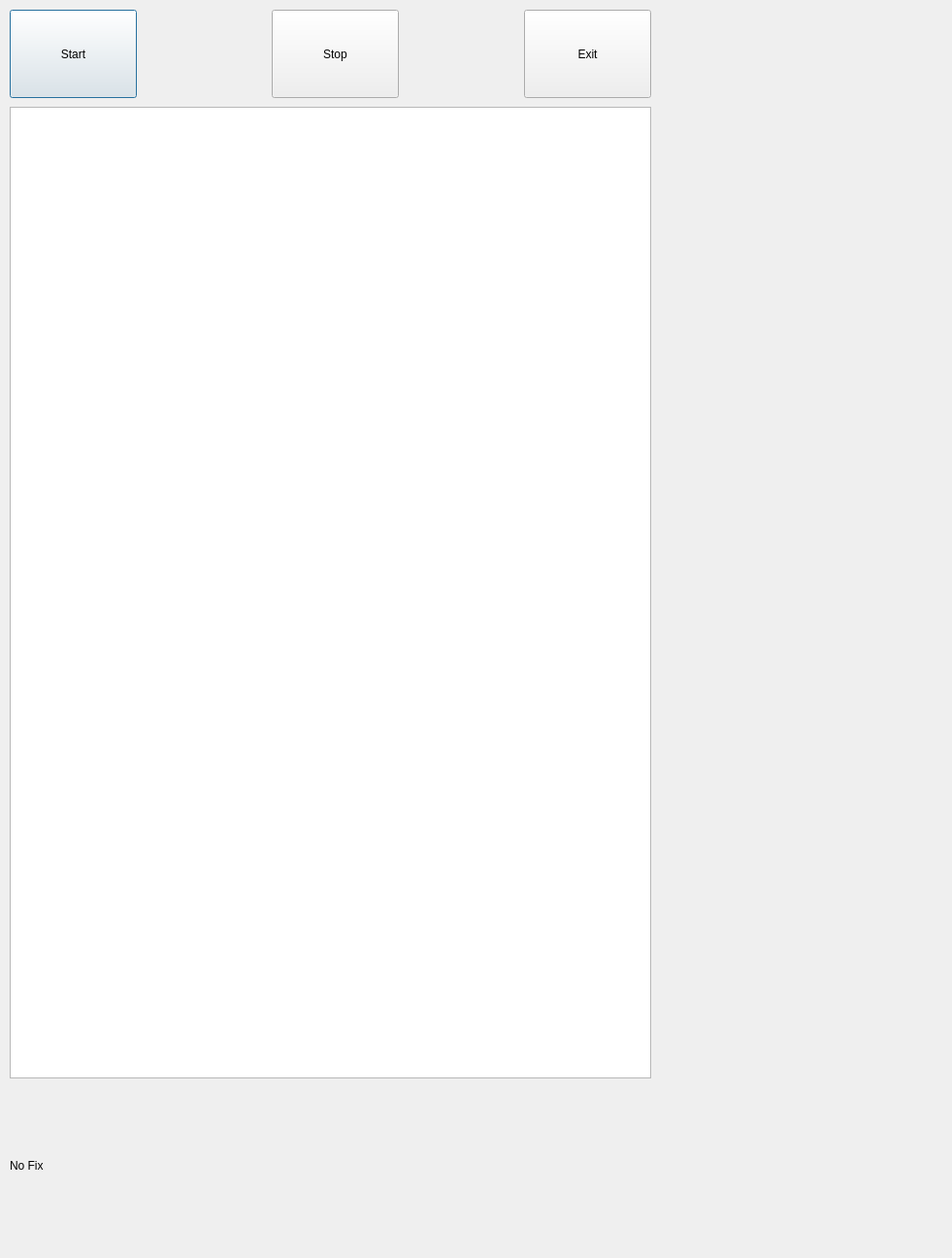
<?xml version="1.0" encoding="UTF-8"?>
<ui version="4.0">
 <class>gps</class>
 <widget class="QDialog" name="gps">
  <property name="geometry">
   <rect>
    <x>0</x>
    <y>0</y>
    <width>981</width>
    <height>1296</height>
   </rect>
  </property>
  <property name="windowTitle">
   <string>gps</string>
  </property>
  <widget class="QPushButton" name="ButtonStart">
   <property name="geometry">
    <rect>
     <x>10</x>
     <y>10</y>
     <width>131</width>
     <height>91</height>
    </rect>
   </property>
   <property name="text">
    <string>Start</string>
   </property>
  </widget>
  <widget class="QPushButton" name="ButtonStop">
   <property name="geometry">
    <rect>
     <x>280</x>
     <y>10</y>
     <width>131</width>
     <height>91</height>
    </rect>
   </property>
   <property name="text">
    <string>Stop</string>
   </property>
  </widget>
  <widget class="QPushButton" name="ButtonExit">
   <property name="geometry">
    <rect>
     <x>540</x>
     <y>10</y>
     <width>131</width>
     <height>91</height>
    </rect>
   </property>
   <property name="text">
    <string>Exit</string>
   </property>
  </widget>
  <widget class="QTableView" name="tableSvInfo">
   <property name="geometry">
    <rect>
     <x>10</x>
     <y>110</y>
     <width>661</width>
     <height>1001</height>
    </rect>
   </property>
  </widget>
  <widget class="QLabel" name="label_fix">
   <property name="geometry">
    <rect>
     <x>10</x>
     <y>1120</y>
     <width>661</width>
     <height>161</height>
    </rect>
   </property>
   <property name="text">
    <string>No Fix</string>
   </property>
   <property name="wordWrap">
    <bool>true</bool>
   </property>
  </widget>
 </widget>
 <layoutdefault spacing="6" margin="11"/>
 <resources/>
 <connections/>
</ui>
